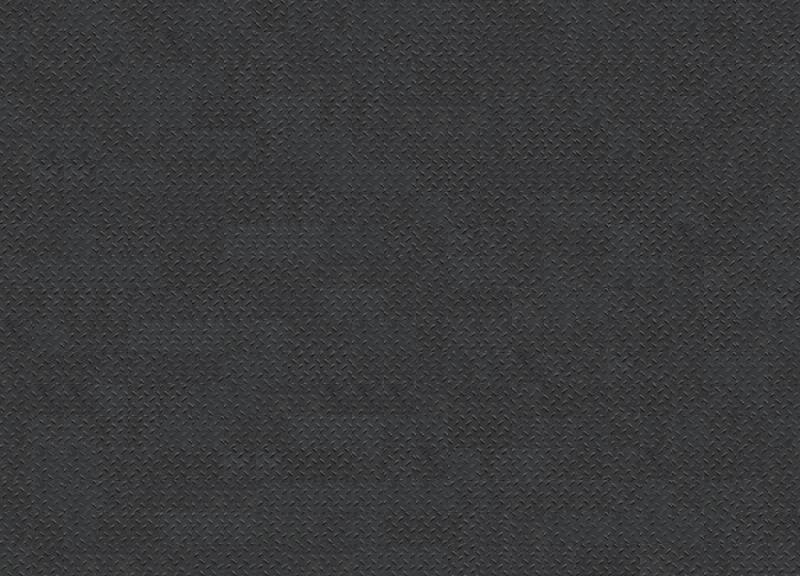

The image is a tile-based game level rendered from a .tmx file. Its description and source (layers, tilesets, objects; grid data summarised) follow:
An orthogonal 25x18 tile map with 32x32 px tiles, 3 tile layers (image_layer_1, image_layer_2, image_layer_3) and 182 objects (95x Crate, 82x Brick, 3x light, 2x Player).

<map version="1.0" orientation="orthogonal" width="25" height="18" tilewidth="32" tileheight="32">
 <tileset firstgid="1" name="iron" tilewidth="32" tileheight="32">
  <image source="../texture/iron.jpg" width="214" height="220" />
 </tileset>
 <layer name="image_layer_1" width="25" height="18">
  <properties>
   <property name="world_height" value="70" />
   <property name="world_width" value="100" />
  </properties>
  <data>[450 cells, 450 non-empty, 36 distinct tile ids]</data>
 </layer>
 <layer name="image_layer_2" width="25" height="18">
  <data>[450 cells, 0 non-empty, 0 distinct tile ids]</data>
 </layer>
 <layer name="image_layer_3" width="25" height="18">
  <data>[450 cells, 0 non-empty, 0 distinct tile ids]</data>
 </layer>
 <objectgroup name="object_layer_1" width="25" height="18">
  <object name="Brick" type="Brick" x="0" y="0" width="32" height="32">
   <properties>
    <property name="hitpoint" value="300" />
   </properties>
  </object>
  <object name="Player" type="Player" x="64" y="480" width="32" height="32">
   <properties>
    <property name="controller" value="wasdspace" />
    <property name="hitpoint" value="100" />
    <property name="numBombPerRound" value="1" />
    <property name="roundInterval" value="3" />
    <property name="speed" value="10" />
   </properties>
  </object>
  <object name="Player" type="Player" x="704" y="64" width="32" height="32">
   <properties>
    <property name="controller" value="upleftdownrightctrl" />
    <property name="hitpoint" value="100" />
    <property name="numBombPerRound" value="1" />
    <property name="roundInterval" value="3" />
    <property name="speed" value="10" />
   </properties>
  </object>
  <object name="light" type="light" x="33" y="544">
   <properties>
    <property name="color" value="1 0.1 0.1 1" />
    <property name="conedegree" value="45" />
    <property name="directiondegree" value="45" />
    <property name="distance" value="70" />
    <property name="rays" value="1000" />
    <property name="type" value="ConeLight" />
   </properties>
   <polyline points="0,0 -32,32" />
  </object>
  <object name="light" type="light" x="767" y="48">
   <properties>
    <property name="color" value="0.1 0.5 1 1" />
    <property name="conedegree" value="45" />
    <property name="directiondegree" value="225" />
    <property name="distance" value="70" />
    <property name="rays" value="1000" />
    <property name="type" value="ConeLight" />
   </properties>
   <polyline points="0,0 -32,32" />
  </object>
  <object name="light" type="light" x="416" y="64">
   <properties>
    <property name="color" value="0.1 0.1 0.1 0.7" />
    <property name="conedegree" value="45" />
    <property name="directiondegree" value="45" />
    <property name="distance" value="70" />
    <property name="rays" value="1000" />
    <property name="type" value="AmbientLight" />
   </properties>
   <polyline points="0,0 -32,32" />
  </object>
  <object name="Brick" type="Brick" x="32" y="0" width="32" height="32">
   <properties>
    <property name="hitpoint" value="300" />
   </properties>
  </object>
  <object name="Brick" type="Brick" x="96" y="0" width="32" height="32">
   <properties>
    <property name="hitpoint" value="300" />
   </properties>
  </object>
  <object name="Brick" type="Brick" x="64" y="0" width="32" height="32">
   <properties>
    <property name="hitpoint" value="300" />
   </properties>
  </object>
  <object name="Brick" type="Brick" x="192" y="0" width="32" height="32">
   <properties>
    <property name="hitpoint" value="300" />
   </properties>
  </object>
  <object name="Brick" type="Brick" x="160" y="0" width="32" height="32">
   <properties>
    <property name="hitpoint" value="300" />
   </properties>
  </object>
  <object name="Brick" type="Brick" x="224" y="0" width="32" height="32">
   <properties>
    <property name="hitpoint" value="300" />
   </properties>
  </object>
  <object name="Brick" type="Brick" x="128" y="0" width="32" height="32">
   <properties>
    <property name="hitpoint" value="300" />
   </properties>
  </object>
  <object name="Brick" type="Brick" x="480" y="0" width="32" height="32">
   <properties>
    <property name="hitpoint" value="300" />
   </properties>
  </object>
  <object name="Brick" type="Brick" x="448" y="0" width="32" height="32">
   <properties>
    <property name="hitpoint" value="300" />
   </properties>
  </object>
  <object name="Brick" type="Brick" x="384" y="0" width="32" height="32">
   <properties>
    <property name="hitpoint" value="300" />
   </properties>
  </object>
  <object name="Brick" type="Brick" x="416" y="0" width="32" height="32">
   <properties>
    <property name="hitpoint" value="300" />
   </properties>
  </object>
  <object name="Brick" type="Brick" x="320" y="0" width="32" height="32">
   <properties>
    <property name="hitpoint" value="300" />
   </properties>
  </object>
  <object name="Brick" type="Brick" x="288" y="0" width="32" height="32">
   <properties>
    <property name="hitpoint" value="300" />
   </properties>
  </object>
  <object name="Brick" type="Brick" x="352" y="0" width="32" height="32">
   <properties>
    <property name="hitpoint" value="300" />
   </properties>
  </object>
  <object name="Brick" type="Brick" x="256" y="0" width="32" height="32">
   <properties>
    <property name="hitpoint" value="300" />
   </properties>
  </object>
  <object name="Brick" type="Brick" x="736" y="0" width="32" height="32">
   <properties>
    <property name="hitpoint" value="300" />
   </properties>
  </object>
  <object name="Brick" type="Brick" x="704" y="0" width="32" height="32">
   <properties>
    <property name="hitpoint" value="300" />
   </properties>
  </object>
  <object name="Brick" type="Brick" x="640" y="0" width="32" height="32">
   <properties>
    <property name="hitpoint" value="300" />
   </properties>
  </object>
  <object name="Brick" type="Brick" x="672" y="0" width="32" height="32">
   <properties>
    <property name="hitpoint" value="300" />
   </properties>
  </object>
  <object name="Brick" type="Brick" x="576" y="0" width="32" height="32">
   <properties>
    <property name="hitpoint" value="300" />
   </properties>
  </object>
  <object name="Brick" type="Brick" x="544" y="0" width="32" height="32">
   <properties>
    <property name="hitpoint" value="300" />
   </properties>
  </object>
  <object name="Brick" type="Brick" x="608" y="0" width="32" height="32">
   <properties>
    <property name="hitpoint" value="300" />
   </properties>
  </object>
  <object name="Brick" type="Brick" x="512" y="0" width="32" height="32">
   <properties>
    <property name="hitpoint" value="300" />
   </properties>
  </object>
  <object name="Brick" type="Brick" x="768" y="0" width="32" height="32">
   <properties>
    <property name="hitpoint" value="300" />
   </properties>
  </object>
  <object name="Brick" type="Brick" x="352" y="544" width="32" height="32">
   <properties>
    <property name="hitpoint" value="300" />
   </properties>
  </object>
  <object name="Brick" type="Brick" x="480" y="544" width="32" height="32">
   <properties>
    <property name="hitpoint" value="300" />
   </properties>
  </object>
  <object name="Brick" type="Brick" x="768" y="544" width="32" height="32">
   <properties>
    <property name="hitpoint" value="300" />
   </properties>
  </object>
  <object name="Brick" type="Brick" x="64" y="544" width="32" height="32">
   <properties>
    <property name="hitpoint" value="300" />
   </properties>
  </object>
  </objectgroup>
 <objectgroup name="object_layer_2" width="25" height="18" />
 <objectgroup name="object_layer_3" width="25" height="18" />
</map>
<!-- 148 of 182 objects omitted -->